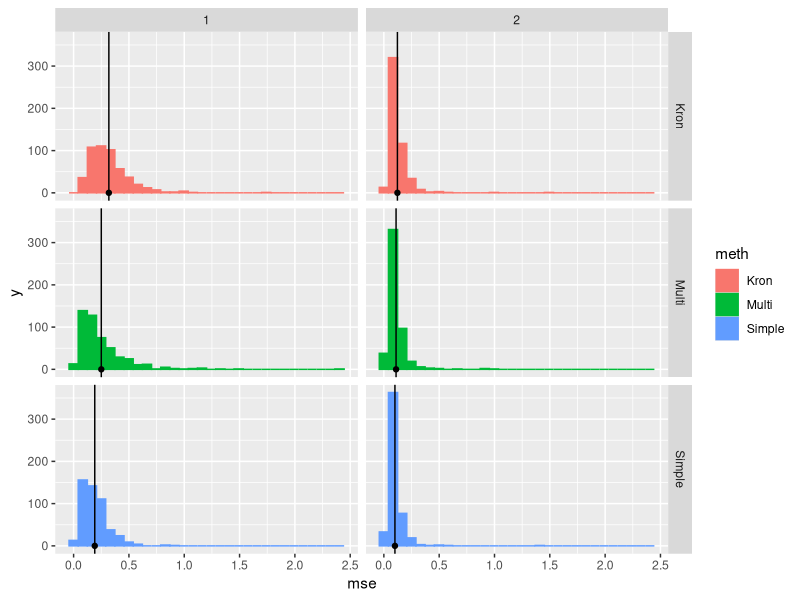
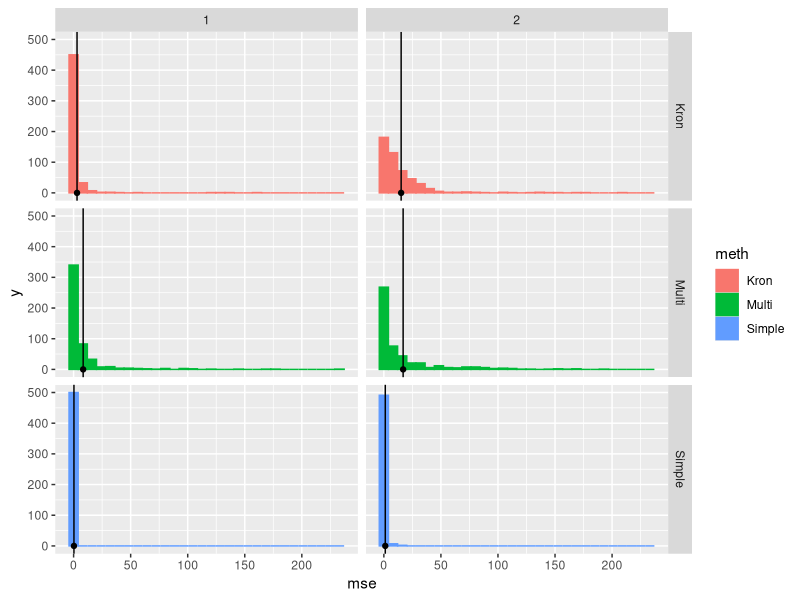
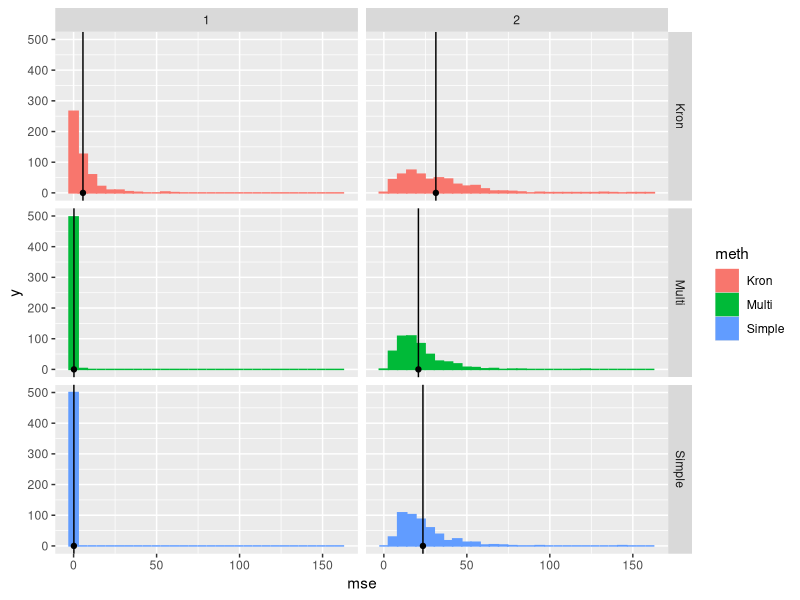
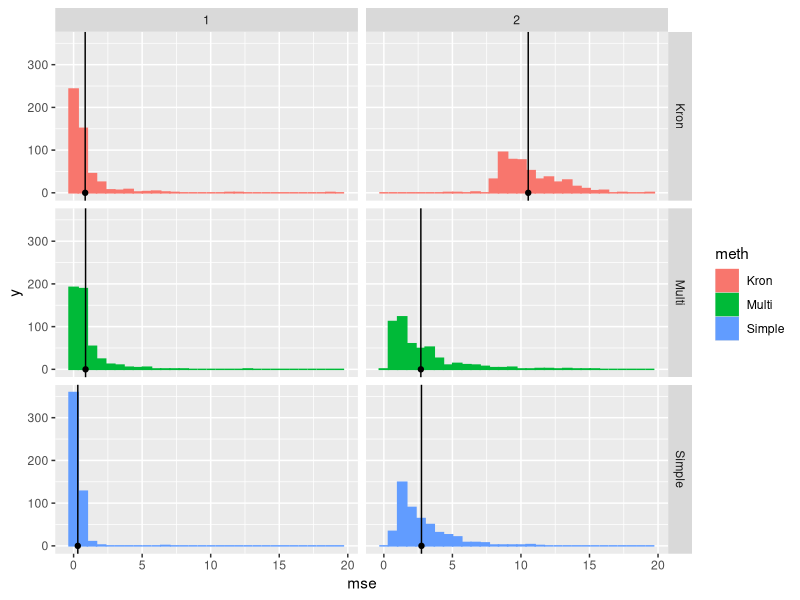
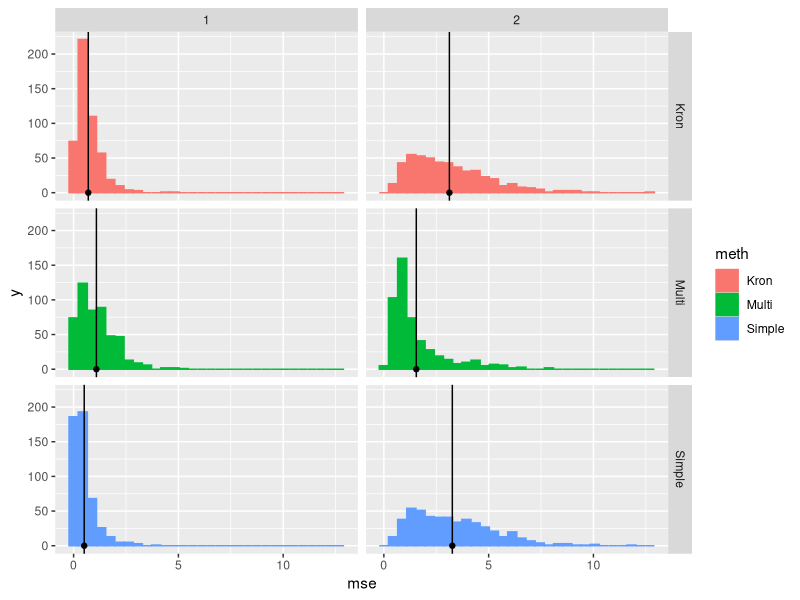
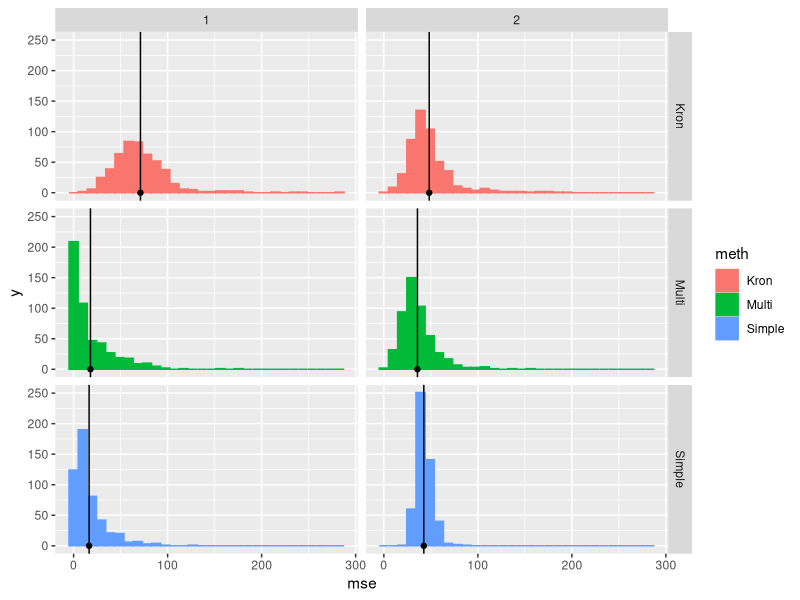
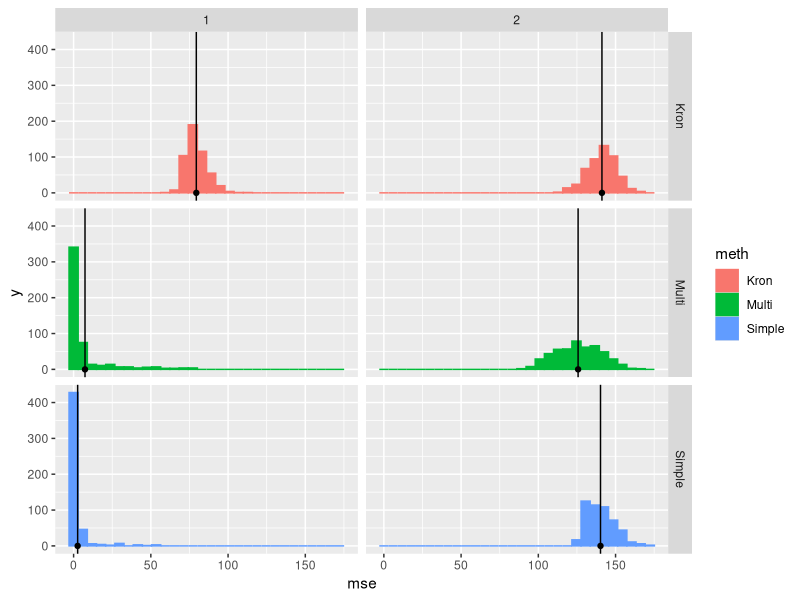
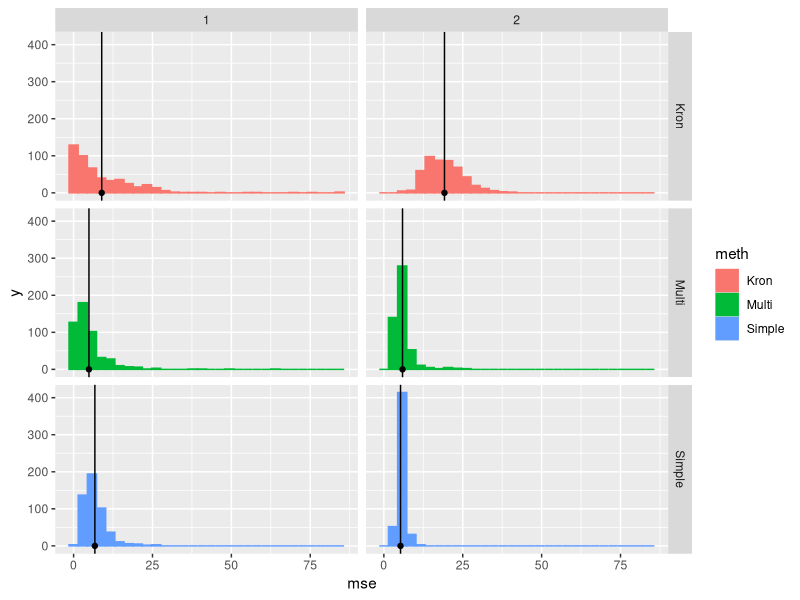

These figures' R source, in order:
library(ggplot2)
library(dplyr)

ex1 <- read.csv("ex1_mse.csv",header=F)
names(ex1) <- c("meth","task","mse")
ex1_sum <- ex1 %>%
  group_by(meth,task) %>%
  summarize(mean=mean(mse),
         se=sd(mse)/n())
ex1 %>%
  ggplot(aes(x=mse)) +
  geom_histogram(aes(color=meth,fill=meth)) +
  geom_point(data=ex1_sum,
             aes(x=mean,y=0)) +
  geom_vline(data=ex1_sum,
             aes(xintercept=mean)) +
  geom_errorbarh(data=ex1_sum,
             aes(x=NULL,xmin=mean-2*se,xmax=mean+2*se,y=0)) +
  facet_grid(meth~task)

ex2 <- read.csv("ex2_mse.csv",header=F)
names(ex2) <- c("meth","task","mse")
ex2_sum <- ex2 %>%
  group_by(meth,task) %>%
  summarize(mean=mean(mse),
         se=sd(mse)/n())
ex2 %>%
  ggplot(aes(x=mse)) +
  geom_histogram(aes(color=meth,fill=meth)) +
  geom_point(data=ex2_sum,
             aes(x=mean,y=0)) +
  geom_vline(data=ex2_sum,
             aes(xintercept=mean)) +
  geom_errorbarh(data=ex2_sum,
             aes(x=NULL,xmin=mean-2*se,xmax=mean+2*se,y=0)) +
  facet_grid(meth~task)

ex3 <- read.csv("ex3_mse.csv",header=F)
names(ex3) <- c("meth","task","mse")
ex3_sum <- ex3 %>%
  group_by(meth,task) %>%
  summarize(mean=mean(mse),
         se=sd(mse)/n())
ex3 %>%
  ggplot(aes(x=mse)) +
  geom_histogram(aes(color=meth,fill=meth)) +
  geom_point(data=ex3_sum,
             aes(x=mean,y=0)) +
  geom_vline(data=ex3_sum,
             aes(xintercept=mean)) +
  geom_errorbarh(data=ex3_sum,
             aes(x=NULL,xmin=mean-2*se,xmax=mean+2*se,y=0)) +
  facet_grid(meth~task)

ex4 <- read.csv("ex4_mse.csv",header=F)
names(ex4) <- c("meth","task","mse")
ex4_sum <- ex4 %>%
  group_by(meth,task) %>%
  summarize(mean=mean(mse),
         se=sd(mse)/n())
ex4 %>%
  ggplot(aes(x=mse)) +
  geom_histogram(aes(color=meth,fill=meth)) +
  geom_point(data=ex4_sum,
             aes(x=mean,y=0)) +
  geom_vline(data=ex4_sum,
             aes(xintercept=mean)) +
  geom_errorbarh(data=ex4_sum,
             aes(x=NULL,xmin=mean-2*se,xmax=mean+2*se,y=0)) +
  facet_grid(meth~task)

ex1_interval <- read.csv("ex1_interval_mse.csv",header=F)
names(ex1_interval) <- c("meth","task","mse")
ex1_interval_sum <- ex1_interval %>%
  group_by(meth,task) %>%
  summarize(mean=mean(mse),
         se=sd(mse)/n())
ex1_interval %>%
  ggplot(aes(x=mse)) +
  geom_histogram(aes(color=meth,fill=meth)) +
  geom_point(data=ex1_interval_sum,
             aes(x=mean,y=0)) +
  geom_vline(data=ex1_interval_sum,
             aes(xintercept=mean)) +
  geom_errorbarh(data=ex1_interval_sum,
             aes(x=NULL,xmin=mean-2*se,xmax=mean+2*se,y=0)) +
  facet_grid(meth~task)

ex2_interval <- read.csv("ex2_interval_mse.csv",header=F)
names(ex2_interval) <- c("meth","task","mse")
ex2_interval_sum <- ex2_interval %>%
  group_by(meth,task) %>%
  summarize(mean=mean(mse),
         se=sd(mse)/n())
ex2_interval %>%
  ggplot(aes(x=mse)) +
  geom_histogram(aes(color=meth,fill=meth)) +
  geom_point(data=ex2_interval_sum,
             aes(x=mean,y=0)) +
  geom_vline(data=ex2_interval_sum,
             aes(xintercept=mean)) +
  geom_errorbarh(data=ex2_interval_sum,
             aes(x=NULL,xmin=mean-2*se,xmax=mean+2*se,y=0)) +
  facet_grid(meth~task)

ex3_interval <- read.csv("ex3_interval_mse.csv",header=F)
names(ex3_interval) <- c("meth","task","mse")
ex3_interval_sum <- ex3_interval %>%
  group_by(meth,task) %>%
  summarize(mean=mean(mse),
         se=sd(mse)/n())
ex3_interval %>%
  ggplot(aes(x=mse)) +
  geom_histogram(aes(color=meth,fill=meth)) +
  geom_point(data=ex3_interval_sum,
             aes(x=mean,y=0)) +
  geom_vline(data=ex3_interval_sum,
             aes(xintercept=mean)) +
  geom_errorbarh(data=ex3_interval_sum,
             aes(x=NULL,xmin=mean-2*se,xmax=mean+2*se,y=0)) +
  facet_grid(meth~task)

ex4_interval <- read.csv("ex4_interval_mse.csv",header=F)
names(ex4_interval) <- c("meth","task","mse")
ex4_interval_sum <- ex4_interval %>%
  group_by(meth,task) %>%
  summarize(mean=mean(mse),
         se=sd(mse)/n())
ex4_interval %>%
  ggplot(aes(x=mse)) +
  geom_histogram(aes(color=meth,fill=meth)) +
  geom_point(data=ex4_interval_sum,
             aes(x=mean,y=0)) +
  geom_vline(data=ex4_interval_sum,
             aes(xintercept=mean)) +
  geom_errorbarh(data=ex4_interval_sum,
             aes(x=NULL,xmin=mean-2*se,xmax=mean+2*se,y=0)) +
  facet_grid(meth~task)
